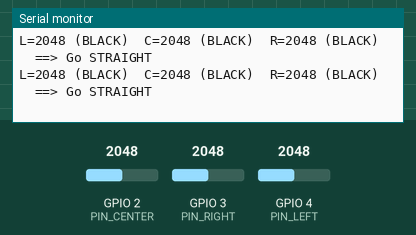
This sketch was run on a simulated ESP32-C6. Shown: the last lines printed to the serial monitor. The test bench sets the inputs (shaded band); at power-on: GPIO 2 (PIN_CENTER) = 2048, GPIO 3 (PIN_RIGHT) = 2048, GPIO 4 (PIN_LEFT) = 2048 (analog values on the 0–4095 scale).

Above: at 1.5 s.
1.6 s: GPIO 2 (PIN_CENTER) set to 942
At 1.64 s:
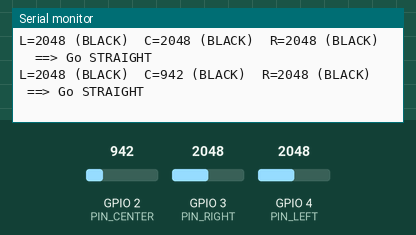
3.1 s: GPIO 2 (PIN_CENTER) set to 866
At 3.13 s:
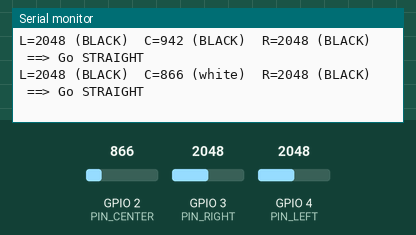
5.0 s: GPIO 3 (PIN_RIGHT) set to 945
At 5.04 s:
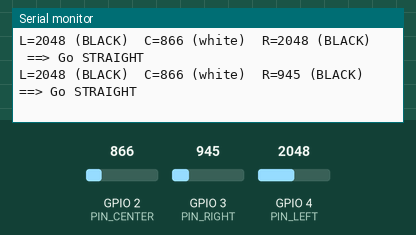
6.5 s: GPIO 3 (PIN_RIGHT) set to 845
At 6.53 s:
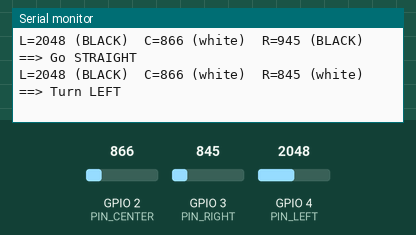
8.4 s: GPIO 4 (PIN_LEFT) set to 970
At 8.44 s:
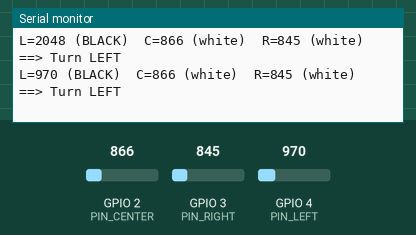
9.9 s: GPIO 4 (PIN_LEFT) set to 835
At 9.93 s:
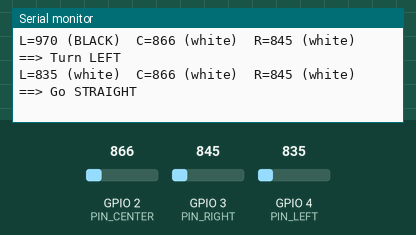

The sketch:

sensor_code_copy_20251027183804.ino
```cpp
// 3-sensor IR reflectance read for ESP32-C6
// LEFT  -> GPIO4  (ADC1_CH4)
// CENTER-> GPIO2  (ADC1_CH2)
// RIGHT -> GPIO3  (ADC1_CH3)

const int PIN_LEFT   = 4;
const int PIN_CENTER = 2;
const int PIN_RIGHT  = 3;

const int THRESH = 900;  // >2300 => BLACK, <=2300 => WHITE
const int AVG_N  = 8;     // small smoothing

int readAvg(int pin) {
  long s = 0;
  for (int i = 0; i < AVG_N; ++i) s += analogRead(pin);
  return (int)(s / AVG_N);
}

void setup() {
  Serial.begin(115200);
  delay(300);
  analogReadResolution(12); // 0..4095
  Serial.println("Buzzcar 3-sensor read (GPIO4=LEFT, GPIO2=CENTER, GPIO3=RIGHT)");
}

void loop() {
  int vL = readAvg(PIN_LEFT);
  int vC = readAvg(PIN_CENTER);
  int vR = readAvg(PIN_RIGHT);

  bool L_black = (vL > THRESH);
  bool C_black = (vC > THRESH);
  bool R_black = (vR > THRESH);

  // Decide direction (simple rule)
  const char* steer;
  if (R_black && !L_black)      steer = "Turn RIGHT";
  else if (L_black && !R_black) steer = "Turn LEFT";
  else                          steer = "Go STRAIGHT";

  // Print everything on one line
  Serial.print("L="); Serial.print(vL);
  Serial.print(L_black ? " (BLACK)  " : " (white)  ");
  Serial.print("C="); Serial.print(vC);
  Serial.print(C_black ? " (BLACK)  " : " (white)  ");
  Serial.print("R="); Serial.print(vR);
  Serial.print(R_black ? " (BLACK)  " : " (white)  ");
  Serial.print(" ==> ");
  Serial.println(steer);

  delay(50);
}
```

lcdControl.ino
```cpp
//LCD Stuff

// #include <U8g2lib.h>
// #include <Wire.h>

// // Try SH1106 I2C first
// U8G2_SH1106_128X64_NONAME_F_HW_I2C u8g2(U8G2_R0, /* reset=*/ U8X8_PIN_NONE);

// void setup(void) {
//   u8g2.begin();
// }

// void loop(void) {
//   u8g2.clearBuffer();
//   u8g2.setFont(u8g2_font_ncenB08_tr);
//   u8g2.drawStr(0,10,"Hello ESP32!");
//   u8g2.sendBuffer();
//   delay(1000);
// }
```

Measured:
- the behaviour switches between 901 and 900 on GPIO 2 (PIN_CENTER) (found by bisection; images 1 and 2)
- the behaviour switches between 901 and 900 on GPIO 3 (PIN_RIGHT) (found by bisection; images 3 and 4)
- the behaviour switches between 901 and 900 on GPIO 4 (PIN_LEFT) (found by bisection; images 5 and 6)
- after the input at 1.6 s, the serial monitor: prints a new line at once (image 1)
- after the input at 3.1 s, the serial monitor: prints a new line at once (image 2)
- after the input at 5.0 s, the serial monitor: prints a new line at once (image 3)
- after the input at 6.5 s, the serial monitor: prints a new line at once (image 4)
- after the input at 8.4 s, the serial monitor: prints a new line at once (image 5)
- after the input at 9.9 s, the serial monitor: prints a new line at once (image 6)
